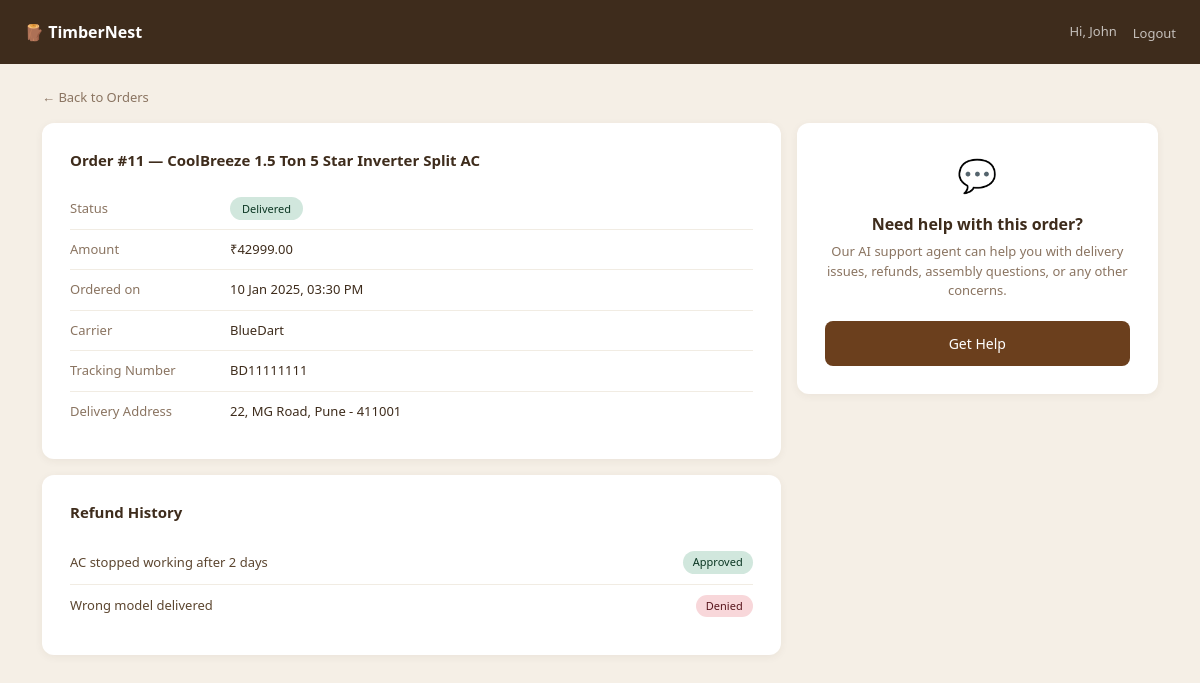
The page /orders/11/ (signed in) on the database as committed earlier.
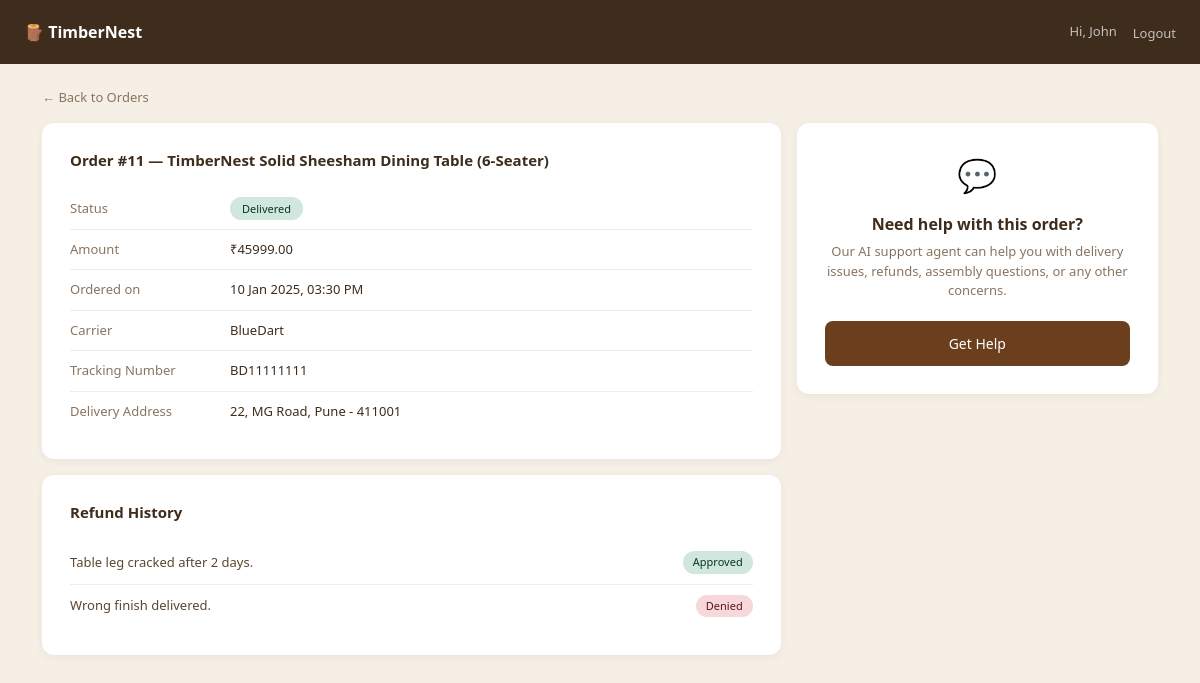
The same page on the database as committed later.
### orders/models.py (models this page shows, shortened)
class Order(models.Model):
    STATUS_CHOICE = [
        ("pending", "Pending"),
        ("dispatched", "Dispatched"),
        ("delivered", "Delivered"),
        ("cancelled", "Cancelled")
    ]
    user = models.ForeignKey(User, on_delete=models.CASCADE, related_name="orders")
    product = models.ForeignKey(Product, on_delete=models.SET_NULL, null=True, related_name="orders")
    product_name = models.CharField(max_length=255)
    amount = models.DecimalField(max_digits=10, decimal_places=2)
    status = models.CharField(max_length=100, choices=STATUS_CHOICE, default="pending")
    carrier = models.CharField(max_length=100, blank=True)
    tracking_number = models.CharField(max_length=100, blank=True)
    delivery = models.TextField(blank=True)
    created_at = models.DateTimeField(auto_now_add=True)
    updated_at = models.DateTimeField(auto_now=True, null=True)

class RefundRequest(models.Model):
    STATUS_CHOICE = [
        ("pending", "Pending"),
        ("approved", "Approved"),
        ("denied", "Denied"),
    ]
    order = models.ForeignKey(Order, on_delete=models.CASCADE, related_name="refund_requests")
    user = models.ForeignKey(User, on_delete=models.CASCADE, related_name="refund_requests")
    reason = models.TextField()
    status = models.CharField(max_length=100, choices=STATUS_CHOICE, default="pending")
    created_at = models.DateTimeField(auto_now_add=True)

### orders/views.py (the view)
# urls.py: path("<int:order_id>/", views.order_detail, name="order_detail"),
@login_required
def order_detail(request, order_id):
    order = get_object_or_404(Order, id=order_id, user=request.user)
    refunds = RefundRequest.objects.filter(order=order)
    try:
        conversation = Conversation.objects.get(user=request.user, order=order)
        previous_messages = conversation.messages.order_by('created_at')
    except Conversation.DoesNotExist:
        conversation = None
        previous_messages = []
    context = {
        "order": order,
        "refunds": refunds,
        "conversation": conversation,
        "previous_messages": previous_messages
    }
    return render(request, "order_detail.html", context)

### templates/order_detail.html (shortened to what this page needs)
<!DOCTYPE html>
<html lang="en">
<head>
  <link href="https://cdn.jsdelivr.net/npm/bootstrap@5.3.0/dist/css/bootstrap.min.css" rel="stylesheet"/>
</head>
<body>
<nav class="navbar d-flex align-items-center justify-content-between">
  <span class="navbar-brand">🪵 TimberNest</span>
  <div class="d-flex align-items-center">
    <span class="navbar-text">Hi, {{ request.user.first_name }}</span>
    <form method="POST" action="{% url 'logout' %}" style="display:inline;">
      <button type="submit" class="logout-btn">Logout</button>
    </form>
  </div>
</nav>
<div class="container">
  <a href="{% url 'orders_list' %}" class="back-link">← Back to Orders</a>
  <div class="row g-3">
    <div class="col-md-8">
      <div class="detail-card">
        <h6>Order #{{ order.id }} — {{ order.product_name }}</h6>
        <div class="detail-row">
          <span class="detail-label">Status</span>
          <span class="detail-value">
            <span class="badge-{{ order.status }}">
              {{ order.get_status_display }}
            </span>
          </span>
        </div>
        <div class="detail-row">
          <span class="detail-label">Amount</span>
          <span class="detail-value">₹{{ order.amount }}</span>
        </div>
        <div class="detail-row">
          <span class="detail-label">Ordered on</span>
          <span class="detail-value">{{ order.created_at|date:"d M Y, h:i A" }}</span>
        </div>
        {% if order.carrier %}
        <div class="detail-row">
          <span class="detail-label">Carrier</span>
          <span class="detail-value">{{ order.carrier }}</span>
        </div>
        {% endif %}
        {% if order.tracking_number %}
        <div class="detail-row">
          <span class="detail-label">Tracking Number</span>
          <span class="detail-value">{{ order.tracking_number }}</span>
        </div>
        {% endif %}
        {% if order.delivery %}
        <div class="detail-row">
          <span class="detail-label">Delivery Address</span>
          <span class="detail-value">{{ order.delivery }}</span>
        </div>
        {% endif %}
      </div>
      {% if refunds %}
      <div class="detail-card">
        <h6>Refund History</h6>
        {% for refund in refunds %}
        <div class="refund-item">
          <span class="refund-reason">{{ refund.reason }}</span>
          <span class="badge-{{ refund.status }}">
            {{ refund.get_status_display }}
          </span>
        </div>
        {% endfor %}
      </div>
      {% endif %}
    </div>
    <div class="col-md-4">
        <div class="help-card" id="help-card">
          <div style="font-size:32px;">💬</div>
          <h6>Need help with this order?</h6>
          <p>Our AI support agent can help you with delivery issues, refunds, assembly questions, or any other concerns.</p>
          <button onclick="showChat()" class="btn-help">Get Help</button>
        </div>
      </div>
  </div>
</div>
</body>
</html>

Rows that differ between the two databases and show on the page:
changed Order "BlueDart": product_name "CoolBreeze 1.5 Ton 5 Star Inverter Split AC" → "TimberNest Solid Sheesham Dining Table (6-Seater)"; amount "42999.00" → "45999.00"
changed RefundRequest "Approved": reason "AC stopped working after 2 days" → "Table leg cracked after 2 days."
changed RefundRequest "Denied": reason "Wrong model delivered" → "Wrong finish delivered."
